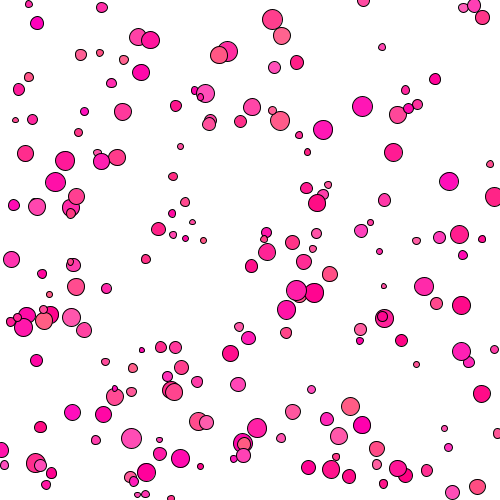
Frame 1 (no input)
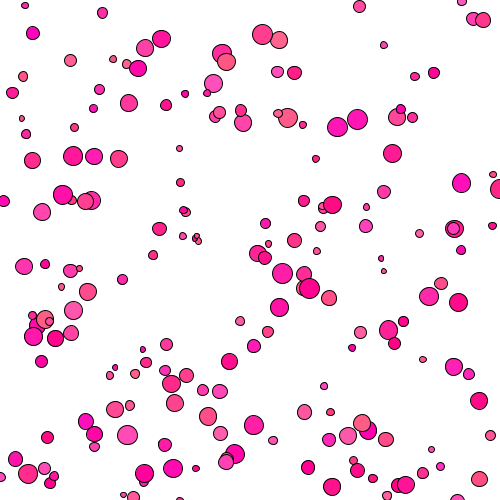
Frame 60 (the mouse pressed at the canvas centre just before this capture)
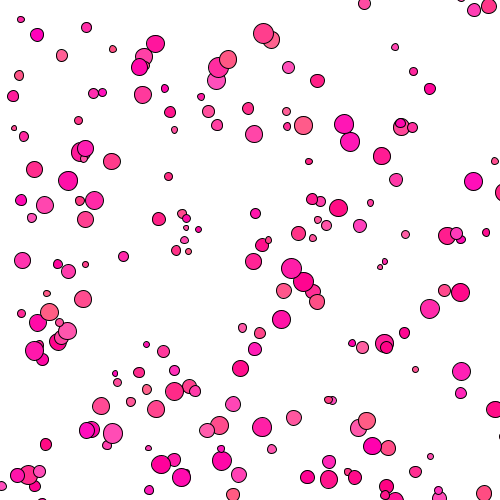
Frame 120 (the mouse held since frame 60 and released just before this capture)

The Processing sketch that drew these frames (run headless with seeded random() and noise(); from frame 60 on, the mouse is pressed at the canvas centre):

// Processing sketch: processing_168463
// ── processing_168463.pde

//groupin cells

Cell[] myCells = new Cell[199]; //declare and create

void setup(){
 size(500, 500);
for(int i = 0; i<myCells.length; i++){   //assign
myCells[i] = new Cell();
}
}

void draw(){
  background(255);
  for(int i = 0; i<myCells.length; i++){
 myCells[i].display();
 myCells[i].update(); 
 myCells[i].colonies();
  }
}
//creating a class

class Cell{
  
  float xlocation;    //declare variables
  float ylocation;
  float dia;
  boolean isseed;     //why?????
  float cellred, cellgreen, cellblue;
  float lineweight; 
  

  Cell(){           //constructing the class
  xlocation = random(0, 500);   // assign values = define
  ylocation = random(0,500);
  dia = random(5, 20);  // random diameters between 5-20
  isseed = false;
  cellred = random(255, 100);   //set random values to get different colors
  cellgreen = random(0, 100) ;
  cellblue = random(130, 190);
  lineweight = 0.5;
  }
  
  void display(){
    stroke(lineweight);   //creating functions
    fill(cellred, cellgreen, cellblue);
    ellipse(xlocation, ylocation, dia, dia);

  }
  
  void update(){
    xlocation = xlocation+random(-2, 2);  //changing random's values the direction and speed can be changed
    ylocation = ylocation+random(-2, 2);  
    }
    
    void colonies(){    //
   if( (xlocation > 500) || (xlocation < 0)){
   xlocation = xlocation+random(0.1, -2);

   }

   if( (ylocation > 300) || (ylocation < 0)){
   ylocation = ylocation+random(0.1, -2);
   
   }
 }
     
}
